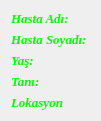
   <widget class="QWidget" name="verticalLayoutWidget">
    <property name="geometry">
     <rect>
      <x>10</x>
      <y>400</y>
      <width>101</width>
      <height>106</height>
     </rect>
    </property>
    <property name="palette">
     <palette>
      <active>
       <colorrole role="WindowText">
        <brush brushstyle="SolidPattern">
         <color alpha="255">
          <red>0</red>
          <green>255</green>
          <blue>0</blue>
         </color>
        </brush>
       </colorrole>
       <colorrole role="Text">
        <brush brushstyle="SolidPattern">
         <color alpha="255">
          <red>0</red>
          <green>255</green>
          <blue>0</blue>
         </color>
        </brush>
       </colorrole>
      </active>
      <inactive>
       <colorrole role="WindowText">
        <brush brushstyle="SolidPattern">
         <color alpha="255">
          <red>0</red>
          <green>255</green>
          <blue>0</blue>
         </color>
        </brush>
       </colorrole>
       <colorrole role="Text">
        <brush brushstyle="SolidPattern">
         <color alpha="255">
          <red>0</red>
          <green>255</green>
          <blue>0</blue>
         </color>
        </brush>
       </colorrole>
      </inactive>
      <disabled>
       <colorrole role="WindowText">
        <brush brushstyle="SolidPattern">
         <color alpha="255">
          <red>120</red>
          <green>120</green>
          <blue>120</blue>
         </color>
        </brush>
       </colorrole>
       <colorrole role="Text">
        <brush brushstyle="SolidPattern">
         <color alpha="255">
          <red>120</red>
          <green>120</green>
          <blue>120</blue>
         </color>
        </brush>
       </colorrole>
      </disabled>
     </palette>
    </property>
    <property name="font">
     <font>
      <family>Times New Roman</family>
      <pointsize>10</pointsize>
      <weight>75</weight>
      <italic>true</italic>
      <bold>true</bold>
     </font>
    </property>
    <layout class="QVBoxLayout" name="verticalLayout_3">
     <item>
      <widget class="QLabel" name="label_2">
       <property name="palette">
        <palette>
         <active>
          <colorrole role="WindowText">
           <brush brushstyle="SolidPattern">
            <color alpha="255">
             <red>0</red>
             <green>255</green>
             <blue>0</blue>
            </color>
           </brush>
          </colorrole>
          <colorrole role="Text">
           <brush brushstyle="SolidPattern">
            <color alpha="255">
             <red>0</red>
             <green>255</green>
             <blue>0</blue>
            </color>
           </brush>
          </colorrole>
         </active>
         <inactive>
          <colorrole role="WindowText">
           <brush brushstyle="SolidPattern">
            <color alpha="255">
             <red>0</red>
             <green>255</green>
             <blue>0</blue>
            </color>
           </brush>
          </colorrole>
          <colorrole role="Text">
           <brush brushstyle="SolidPattern">
            <color alpha="255">
             <red>0</red>
             <green>255</green>
             <blue>0</blue>
            </color>
           </brush>
          </colorrole>
         </inactive>
         <disabled>
          <colorrole role="WindowText">
           <brush brushstyle="SolidPattern">
            <color alpha="255">
             <red>120</red>
             <green>120</green>
             <blue>120</blue>
            </color>
           </brush>
          </colorrole>
          <colorrole role="Text">
           <brush brushstyle="SolidPattern">
            <color alpha="255">
             <red>120</red>
             <green>120</green>
             <blue>120</blue>
            </color>
           </brush>
          </colorrole>
         </disabled>
        </palette>
       </property>
       <property name="font">
        <font>
         <family>Times New Roman</family>
         <pointsize>10</pointsize>
         <weight>75</weight>
         <italic>true</italic>
         <bold>true</bold>
        </font>
       </property>
       <property name="text">
        <string>Hasta Adı:</string>
       </property>
      </widget>
     </item>
     <item>
      <widget class="QLabel" name="label_3">
       <property name="palette">
        <palette>
         <active>
          <colorrole role="WindowText">
           <brush brushstyle="SolidPattern">
            <color alpha="255">
             <red>0</red>
             <green>255</green>
             <blue>0</blue>
            </color>
           </brush>
          </colorrole>
          <colorrole role="Text">
           <brush brushstyle="SolidPattern">
            <color alpha="255">
             <red>0</red>
             <green>255</green>
             <blue>0</blue>
            </color>
           </brush>
          </colorrole>
         </active>
         <inactive>
          <colorrole role="WindowText">
           <brush brushstyle="SolidPattern">
            <color alpha="255">
             <red>0</red>
             <green>255</green>
             <blue>0</blue>
            </color>
           </brush>
          </colorrole>
          <colorrole role="Text">
           <brush brushstyle="SolidPattern">
            <color alpha="255">
             <red>0</red>
             <green>255</green>
             <blue>0</blue>
            </color>
           </brush>
          </colorrole>
         </inactive>
         <disabled>
          <colorrole role="WindowText">
           <brush brushstyle="SolidPattern">
            <color alpha="255">
             <red>120</red>
             <green>120</green>
             <blue>120</blue>
            </color>
           </brush>
          </colorrole>
          <colorrole role="Text">
           <brush brushstyle="SolidPattern">
            <color alpha="255">
             <red>120</red>
             <green>120</green>
             <blue>120</blue>
            </color>
           </brush>
          </colorrole>
         </disabled>
        </palette>
       </property>
       <property name="font">
        <font>
         <family>Times New Roman</family>
         <pointsize>10</pointsize>
         <weight>75</weight>
         <italic>true</italic>
         <bold>true</bold>
        </font>
       </property>
       <property name="text">
        <string>Hasta Soyadı:</string>
       </property>
      </widget>
     </item>
     <item>
      <widget class="QLabel" name="label_4">
       <property name="palette">
        <palette>
         <active>
          <colorrole role="WindowText">
           <brush brushstyle="SolidPattern">
            <color alpha="255">
             <red>0</red>
             <green>255</green>
             <blue>0</blue>
            </color>
           </brush>
          </colorrole>
          <colorrole role="Text">
           <brush brushstyle="SolidPattern">
            <color alpha="255">
             <red>0</red>
             <green>255</green>
             <blue>0</blue>
            </color>
           </brush>
          </colorrole>
         </active>
         <inactive>
          <colorrole role="WindowText">
           <brush brushstyle="SolidPattern">
            <color alpha="255">
             <red>0</red>
             <green>255</green>
             <blue>0</blue>
            </color>
           </brush>
          </colorrole>
          <colorrole role="Text">
           <brush brushstyle="SolidPattern">
            <color alpha="255">
             <red>0</red>
             <green>255</green>
             <blue>0</blue>
            </color>
           </brush>
          </colorrole>
         </inactive>
         <disabled>
          <colorrole role="WindowText">
           <brush brushstyle="SolidPattern">
            <color alpha="255">
             <red>120</red>
             <green>120</green>
             <blue>120</blue>
            </color>
           </brush>
          </colorrole>
          <colorrole role="Text">
           <brush brushstyle="SolidPattern">
            <color alpha="255">
             <red>120</red>
             <green>120</green>
             <blue>120</blue>
            </color>
           </brush>
          </colorrole>
         </disabled>
        </palette>
       </property>
       <property name="font">
        <font>
         <family>Times New Roman</family>
         <pointsize>10</pointsize>
         <weight>75</weight>
         <italic>true</italic>
         <bold>true</bold>
        </font>
       </property>
       <property name="text">
        <string>Yaş:</string>
       </property>
      </widget>
     </item>
     <item>
      <widget class="QLabel" name="label_10">
       <property name="font">
        <font>
         <family>Times New Roman</family>
         <pointsize>10</pointsize>
         <weight>75</weight>
         <italic>true</italic>
         <bold>true</bold>
        </font>
       </property>
       <property name="text">
        <string>Tanı:</string>
       </property>
      </widget>
     </item>
     <item>
      <widget class="QLabel" name="label_5">
       <property name="palette">
        <palette>
         <active>
          <colorrole role="WindowText">
           <brush brushstyle="SolidPattern">
            <color alpha="255">
             <red>0</red>
             <green>255</green>
             <blue>0</blue>
            </color>
           </brush>
          </colorrole>
          <colorrole role="Text">
           <brush brushstyle="SolidPattern">
            <color alpha="255">
             <red>0</red>
             <green>255</green>
             <blue>0</blue>
            </color>
           </brush>
          </colorrole>
         </active>
         <inactive>
          <colorrole role="WindowText">
           <brush brushstyle="SolidPattern">
            <color alpha="255">
             <red>0</red>
             <green>255</green>
             <blue>0</blue>
            </color>
           </brush>
          </colorrole>
          <colorrole role="Text">
           <brush brushstyle="SolidPattern">
            <color alpha="255">
             <red>0</red>
             <green>255</green>
             <blue>0</blue>
            </color>
           </brush>
          </colorrole>
         </inactive>
         <disabled>
          <colorrole role="WindowText">
           <brush brushstyle="SolidPattern">
            <color alpha="255">
             <red>120</red>
             <green>120</green>
             <blue>120</blue>
            </color>
           </brush>
          </colorrole>
          <colorrole role="Text">
           <brush brushstyle="SolidPattern">
            <color alpha="255">
             <red>120</red>
             <green>120</green>
             <blue>120</blue>
            </color>
           </brush>
          </colorrole>
         </disabled>
        </palette>
       </property>
       <property name="font">
        <font>
         <family>Times New Roman</family>
         <pointsize>10</pointsize>
         <weight>75</weight>
         <italic>true</italic>
         <bold>true</bold>
        </font>
       </property>
       <property name="text">
        <string>Lokasyon</string>
       </property>
      </widget>
     </item>
    </layout>
   </widget>
